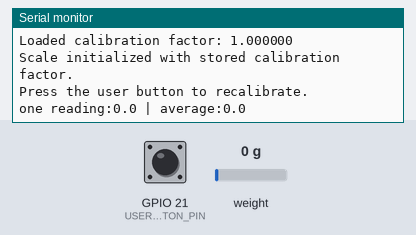
Recording of a sketch running on a simulated Seeed XIAO ESP32-S3. Shown: the last lines printed to the serial monitor. The test bench sets the inputs (shaded band); at power-on: GPIO 21 (USER_BUTTON_PIN) HIGH, weight on the scale 0 g. EEPROM starts erased.

Above: at 3.2 s.
3.3 s: GPIO 21 (USER_BUTTON_PIN) pulled LOW for 3.2 s
At 6.6 s:
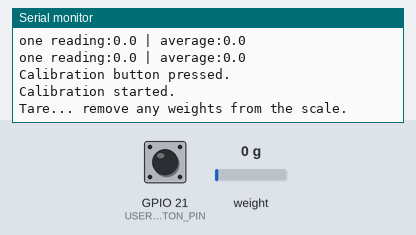
13.7 s: weight on the scale set to 100 g
At 19.1 s:
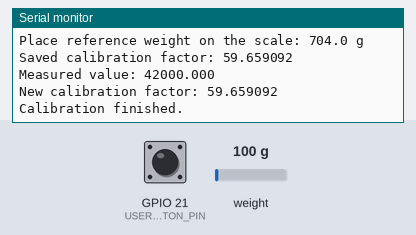
19.7 s: weight on the scale set to 1250 g
At 22.1 s:
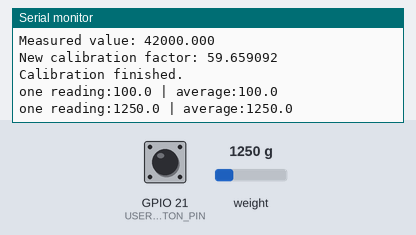
Timing chart, 0 to 23.6 s (numbered marks = the images above; inputs shaded):
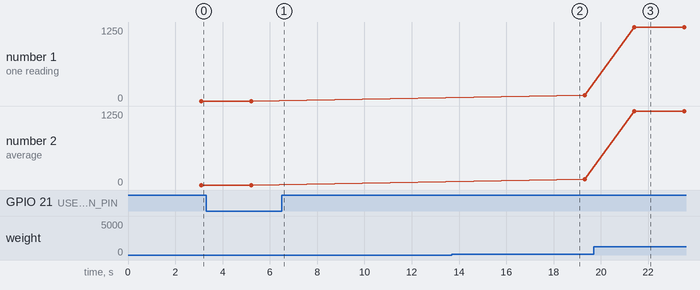

Measured:
- after the input at 3.3 s, the serial monitor: prints a new line after 2.9 s (image 1)
- after the input at 13.7 s, the serial monitor: prints a new line after 4.5 s (image 2)
- after the input at 19.7 s, the serial monitor: prints a new line after 1.7 s (image 3)
- plotted number 1: 0 → 100 after the input at 13.7 s, 100 → 1250 after the input at 19.7 s
- plotted number 2: 0 → 100 after the input at 13.7 s, 100 → 1250 after the input at 19.7 s

The sketch:

SimpleHX711WeightSensor.ino
```cpp
#include "HX711.h"
#include <Preferences.h>
#include <math.h>

// HX711 pins
const int HX711_DT_PIN   = 3;
const int HX711_SCK_PIN  = 2;

// Wio-SX1262 user button
const int USER_BUTTON_PIN = 21;

// Known reference weight in grams
const float REFERENCE_WEIGHT_GRAMS = 704.0f;

// Fallback calibration factor if nothing valid is stored yet
const float DEFAULT_CALIBRATION_FACTOR = 1.0f;

HX711 scale;
Preferences preferences;

float calibrationFactor = DEFAULT_CALIBRATION_FACTOR;

// Button debounce / edge detection
bool lastButtonState = HIGH;
unsigned long lastDebounceTime = 0;
const unsigned long debounceDelay = 50;

void saveCalibrationFactor() {
  preferences.begin("scale", false);
  preferences.putFloat("calFactor", calibrationFactor);
  preferences.end();

  Serial.print("Saved calibration factor: ");
  Serial.println(calibrationFactor, 6);
}

void loadCalibrationFactor() {
  preferences.begin("scale", true);
  calibrationFactor = preferences.getFloat("calFactor", DEFAULT_CALIBRATION_FACTOR);
  preferences.end();

  if (!isfinite(calibrationFactor) || calibrationFactor == 0.0f) {
    calibrationFactor = DEFAULT_CALIBRATION_FACTOR;
    Serial.println("Stored calibration factor invalid. Using default.");
  }

  Serial.print("Loaded calibration factor: ");
  Serial.println(calibrationFactor, 6);
}

void tareScale() {
  Serial.println("Tare... remove any weights from the scale.");
  delay(5000);
  scale.tare(10);
  Serial.println("Tare done.");
}

void calibrateScale() {
  if (!scale.is_ready()) {
    Serial.println("HX711 not found. Calibration aborted.");
    return;
  }

  Serial.println("Calibration started.");

  scale.set_scale();   // reset scale factor to 1
  tareScale();

  Serial.print("Place reference weight on the scale: ");
  Serial.print(REFERENCE_WEIGHT_GRAMS, 1);
  Serial.println(" g");
  delay(5000);

  float measuredValue = scale.get_units(10);

  if (REFERENCE_WEIGHT_GRAMS == 0.0f) {
    Serial.println("Reference weight must not be 0.");
    return;
  }

  calibrationFactor = measuredValue / REFERENCE_WEIGHT_GRAMS;

  if (!isfinite(calibrationFactor) || calibrationFactor == 0.0f) {
    Serial.println("Calculated calibration factor invalid. Not saved.");
    return;
  }

  scale.set_scale(calibrationFactor);
  saveCalibrationFactor();

  Serial.print("Measured value: ");
  Serial.println(measuredValue, 3);
  Serial.print("New calibration factor: ");
  Serial.println(calibrationFactor, 6);
  Serial.println("Calibration finished.");
}

void handleCalibrationButton() {
  bool currentButtonState = digitalRead(USER_BUTTON_PIN);

  if (currentButtonState != lastButtonState) {
    lastDebounceTime = millis();
  }

  if ((millis() - lastDebounceTime) > debounceDelay) {
    static bool buttonHandled = false;

    if (currentButtonState == LOW && !buttonHandled) {
      Serial.println("Calibration button pressed.");
      calibrateScale();
      buttonHandled = true;
    }

    if (currentButtonState == HIGH) {
      buttonHandled = false;
    }
  }

  lastButtonState = currentButtonState;
}

void setup() {
  Serial.begin(115200);
  delay(1000);
  Serial.println("Initializing scale!");

  pinMode(USER_BUTTON_PIN, INPUT_PULLUP);

  scale.begin(HX711_DT_PIN, HX711_SCK_PIN);

  if (!scale.is_ready()) {
    Serial.println("HX711 not found.");
    return;
  }

  Serial.println("HX711 ready on XIAO ESP32-S3");

  loadCalibrationFactor();
  scale.set_scale(calibrationFactor);
  scale.tare(10);

  Serial.println("Scale initialized with stored calibration factor.");
  Serial.println("Press the user button to recalibrate.");
}

void loop() {
  handleCalibrationButton();

  if (scale.is_ready()) {
    float oneReading = scale.get_units(1);
    float averageReading = scale.get_units(10);

    Serial.print("one reading:");
    Serial.print(oneReading, 1);
    Serial.print(" | average:");
    Serial.println(averageReading, 1);
  } else {
    Serial.println("HX711 not found.");
  }

  delay(1000);
}
```
